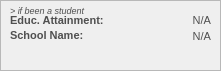
     <widget class="QFrame" name="basePopUpBodyFrame_13">
      <property name="geometry">
       <rect>
        <x>330</x>
        <y>240</y>
        <width>221</width>
        <height>71</height>
       </rect>
      </property>
      <property name="styleSheet">
       <string notr="true">#basePopUpBodyFrame_13 {
	background-color: rgb(247, 247, 247);
	border: 1px solid rgb(194, 194, 194);
	border-radius: 10px;
}</string>
      </property>
      <property name="frameShape">
       <enum>QFrame::Shape::StyledPanel</enum>
      </property>
      <property name="frameShadow">
       <enum>QFrame::Shadow::Raised</enum>
      </property>
      <widget class="QLabel" name="cp_labeltxt_3">
       <property name="geometry">
        <rect>
         <x>10</x>
         <y>0</y>
         <width>141</width>
         <height>21</height>
        </rect>
       </property>
       <property name="font">
        <font>
         <family>Arial</family>
         <pointsize>7</pointsize>
         <italic>true</italic>
        </font>
       </property>
       <property name="styleSheet">
        <string notr="true">#cp_labeltxt_3{
	background-color:transparent;
	color:#4f4f4f;
}</string>
       </property>
       <property name="text">
        <string>&gt; if been a student</string>
       </property>
       <property name="alignment">
        <set>Qt::AlignmentFlag::AlignLeading|Qt::AlignmentFlag::AlignLeft|Qt::AlignmentFlag::AlignVCenter</set>
       </property>
      </widget>
      <widget class="QLabel" name="cp_labelEducationalAttainment">
       <property name="geometry">
        <rect>
         <x>10</x>
         <y>10</y>
         <width>101</width>
         <height>21</height>
        </rect>
       </property>
       <property name="font">
        <font>
         <family>Arial</family>
         <pointsize>8</pointsize>
         <bold>true</bold>
        </font>
       </property>
       <property name="styleSheet">
        <string notr="true">#cp_labelEducationalAttainment{
	background-color:transparent;
	color:#4f4f4f;
}</string>
       </property>
       <property name="text">
        <string>Educ. Attainment:</string>
       </property>
       <property name="alignment">
        <set>Qt::AlignmentFlag::AlignLeading|Qt::AlignmentFlag::AlignLeft|Qt::AlignmentFlag::AlignVCenter</set>
       </property>
      </widget>
      <widget class="QLabel" name="cp_displayEducationalAttainment">
       <property name="geometry">
        <rect>
         <x>110</x>
         <y>10</y>
         <width>101</width>
         <height>21</height>
        </rect>
       </property>
       <property name="font">
        <font>
         <family>Arial</family>
         <pointsize>8</pointsize>
        </font>
       </property>
       <property name="styleSheet">
        <string notr="true">#cp_displayEducationalAttainment{
	background-color:transparent;
	color:#4f4f4f;
}</string>
       </property>
       <property name="text">
        <string>N/A</string>
       </property>
       <property name="alignment">
        <set>Qt::AlignmentFlag::AlignRight|Qt::AlignmentFlag::AlignTrailing|Qt::AlignmentFlag::AlignVCenter</set>
       </property>
      </widget>
      <widget class="QLabel" name="cp_labelSchoolName">
       <property name="geometry">
        <rect>
         <x>10</x>
         <y>20</y>
         <width>111</width>
         <height>31</height>
        </rect>
       </property>
       <property name="font">
        <font>
         <family>Arial</family>
         <pointsize>8</pointsize>
         <bold>true</bold>
        </font>
       </property>
       <property name="styleSheet">
        <string notr="true">#cp_labelSchoolName{
	background-color:transparent;
	color:#4f4f4f;
}</string>
       </property>
       <property name="text">
        <string>School Name:</string>
       </property>
       <property name="alignment">
        <set>Qt::AlignmentFlag::AlignLeading|Qt::AlignmentFlag::AlignLeft|Qt::AlignmentFlag::AlignVCenter</set>
       </property>
      </widget>
      <widget class="QLabel" name="cp_displaySchoolName">
       <property name="geometry">
        <rect>
         <x>90</x>
         <y>30</y>
         <width>121</width>
         <height>31</height>
        </rect>
       </property>
       <property name="font">
        <font>
         <family>Arial</family>
         <pointsize>8</pointsize>
        </font>
       </property>
       <property name="styleSheet">
        <string notr="true">#cp_displaySchoolName{
	background-color:transparent;
	color:#4f4f4f;
}</string>
       </property>
       <property name="text">
        <string>&lt;html&gt;&lt;head/&gt;&lt;body&gt;&lt;p&gt;N/A&lt;/p&gt;&lt;/body&gt;&lt;/html&gt;</string>
       </property>
       <property name="alignment">
        <set>Qt::AlignmentFlag::AlignRight|Qt::AlignmentFlag::AlignTop|Qt::AlignmentFlag::AlignTrailing</set>
       </property>
       <property name="wordWrap">
        <bool>true</bool>
       </property>
      </widget>
     </widget>
